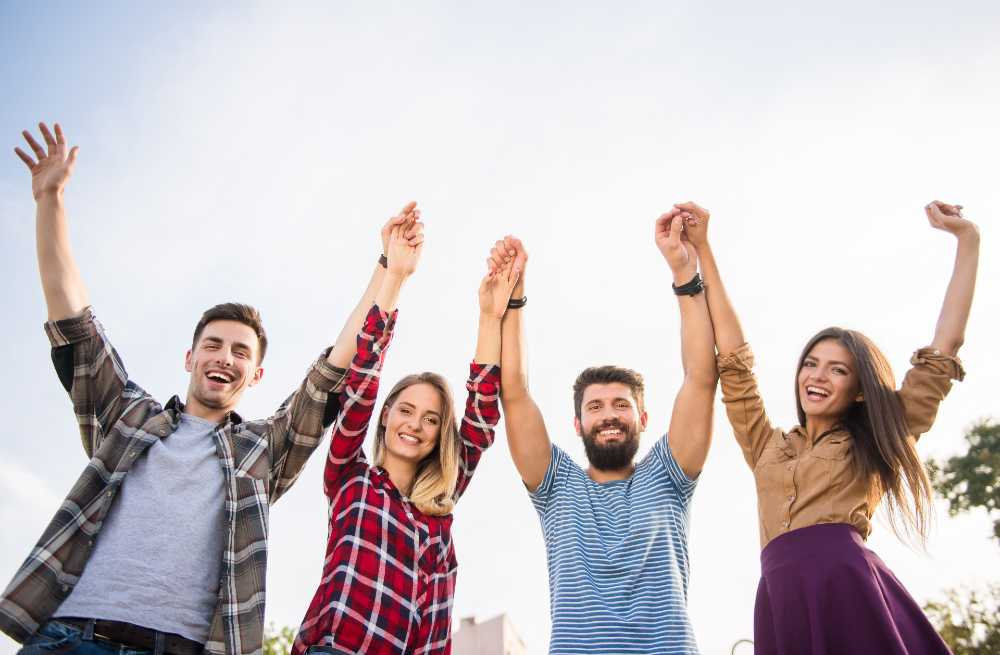
#> input picture Semana 1/personas.jpg, 1000 x 655 px
$ python practica3.py
#> lines starting #> are read from the running program, lines starting #| are printed output that depends on the picture
#Agenda del día Viernes 31 de enero
# 1 Crear una aplicacion que permita cargar dos imagenes
# 2 Convertir una escala de grises
# 3 Redimensionar las imagenes

import cv2 as cv
import numpy as np

#obtener una imagen de archivo
img_personas = cv.imread('personas.jpg', 1)
#> img_personas is the input picture: shape (655, 1000, 3); mean B, G, R 195.6, 192.9, 202.4
img_negros = cv.imread('negros.jpg', 1)
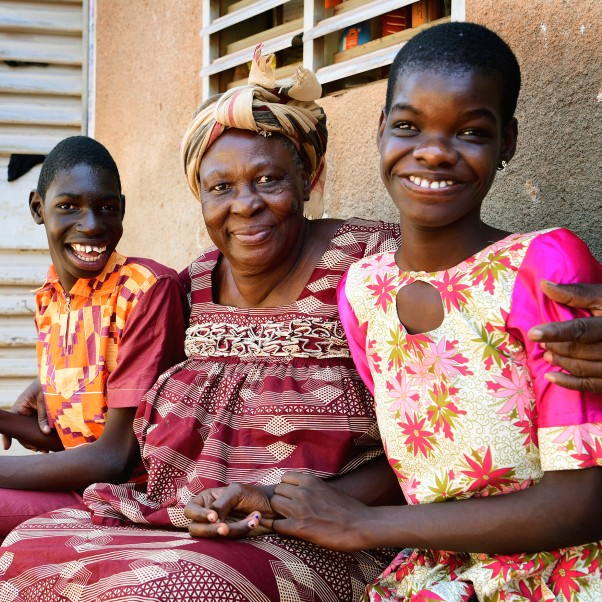
#> input picture Semana 1/negros.jpg, 602 x 602 px
#> img_negros is the input picture: shape (602, 602, 3); mean B, G, R 107.8, 114.7, 158.3

#mostrar una imagen
cv.imshow("Personas",img_personas)
cv.imshow("Negros",img_negros)

#Convertir imagenes a escala de gris
cg_imgpersonas = cv.cvtColor(img_personas, cv.COLOR_BGR2GRAY)
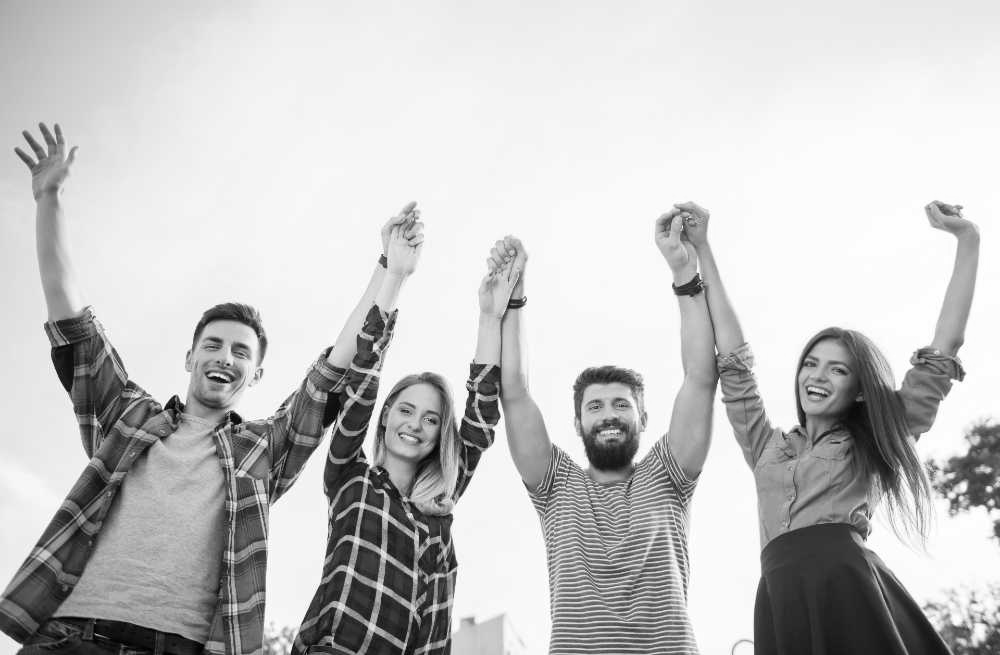
#> cg_imgpersonas: shape (655, 1000); min 0, max 255, mean 196.1
cg_imgnegros = cv.cvtColor(img_negros, cv.COLOR_BGR2GRAY)
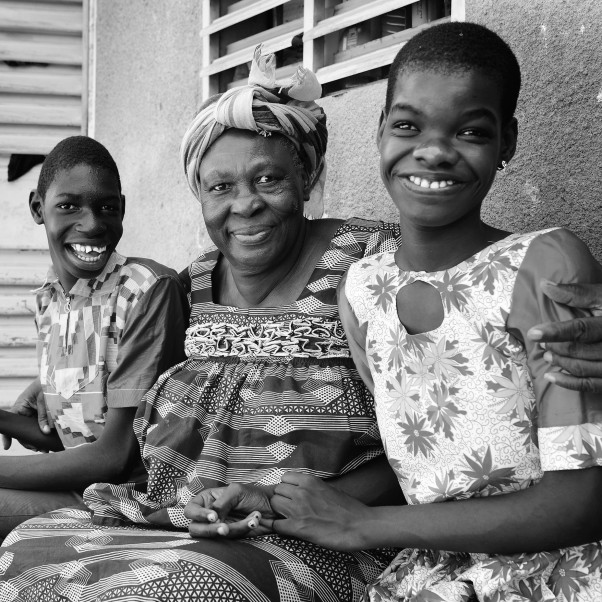
#> cg_imgnegros: shape (602, 602); min 0, max 255, mean 127

#mostrar una imagen Nota Los nombre de las ventanas deben ser diferentes
cv.imshow("Personas1",cg_imgpersonas)
cv.imshow("Negros1",cg_imgnegros)

#Redimencionar las imagenes
rpersonas = cv.resize(cg_imgpersonas, (300,300))
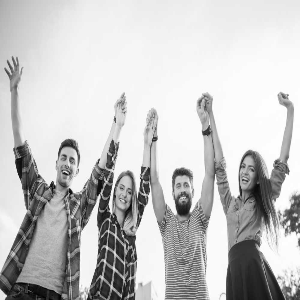
#> rpersonas: shape (300, 300); min 1, max 255, mean 196
rnegros = cv.resize(cg_imgnegros, (200,300))
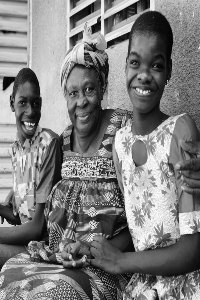
#> rnegros: shape (300, 200); min 2, max 254, mean 126.7
cv.imshow("Personas2",rpersonas)
cv.imshow("Negros2",rnegros)


#Pausa
cv.waitKey(0)

#Cerrar la carga de memoria
cv.destroyAllWindows()
